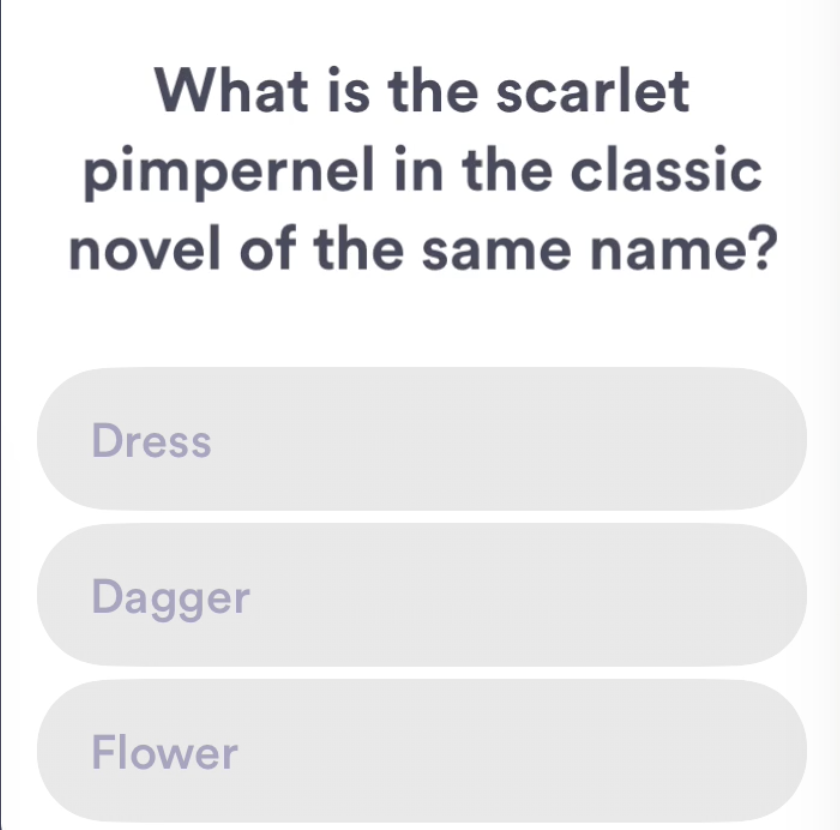

Generate this figure with Python:
import pytesseract
from PIL import Image
from apiclient.discovery import build
import pprint
import json
from unidecode import unidecode
import config
<<<<<<< HEAD
import pyscreenshot
=======
>>>>>>> 94a7141003b1cb665a47145682beb2523b63fe13

class MyPrettyPrinter(pprint.PrettyPrinter):
    def format(self, object, context, maxlevels, level):
        if type(object) is str:
            return (object.encode('utf8'), True, False)
        return pprint.PrettyPrinter.format(self, object, context, maxlevels, level)

def google_search(search_term, api_key, cse_id, **kwargs):
    service = build("customsearch", "v1", developerKey=api)
    res = service.cse().list(q=search_term, cx=cse, **kwargs).execute()
    return res

def google(question, answer):
    data = {}
    data['Total Hits'] = 0
    data['Title'] = 0
    data['Body'] = 0
    data['Title Text'] = []
    data['Body Text'] = ''
    res = google_search(question + answer, api, cse, num=10)
    data['Total Hits'] = res['searchInformation']['totalResults']
    for i, s in enumerate(res['items']):
        data['Title'] += countL(s['title'].lower(), answer.lower())
        data['Body'] += countL(s['snippet'].lower(), answer.lower())
        data['Title Text'].append(unidecode(s['title']))
        if i == 0:
            data['Body Text'] = unidecode(s['snippet'][:min(len(s['snippet'].lower()), 70)]).replace('\n', '')
    return data

def keywithmaxval(d):
     """ a) create a list of the dict's keys and values; 
         b) return the key with the max value"""  
     v=list(d.values())
     k=list(d.keys())
     return k[v.index(max(v))]

def countL(text, words):
    words = [x for x in words.split() if x.lower() not in ('the', 'a')]
    num = 0
    for word in words:
        num += text.count(word)
    return num

<<<<<<< HEAD
screenshot = pyscreenshot.grab(bbox=(844,120,1264,535))
screenshot.save('hq.png')
=======
>>>>>>> 94a7141003b1cb665a47145682beb2523b63fe13
text = pytesseract.image_to_string(Image.open('hq.png'))
print(unidecode(text) + '\n')
answers = unidecode(text[text.index('?')+1:])
question = text.split('?')[0] + '?'
question = unidecode(' '.join(question.split('\n'))).replace("\"", "")
a_list = answers.split('\n')
a_list = [x.replace("\"", "") for x in a_list if x not in ('\n', '', '\'', '\"','  ')]

manual = False
<<<<<<< HEAD
# manual = True
if manual:
    question = 'Which living organism has more teeth?'
    a_list = ['Snail', 'Human Child', 'Snake']

cse = config.cse
api = config.api
=======
#manual = True
if manual:
    question = 'CRISPR is a tool geneticists use to do what?'
    a_list = ['Overcook chicken', 'Edit human genes', 'Store lettuce']

cse = config.cse
api = config.api_personal_2
>>>>>>> 94a7141003b1cb665a47145682beb2523b63fe13

print(question)
print('\n' + str(a_list) + '\n')
"""
#search_results is list of dictionaries
search_results = google_search(question, api, cse, num=10)
results_info = search_results['searchInformation']
print(results_info)
results_list = search_results['items']
results_url = search_results['url']
#print(results_info['totalResults'])
for i, result in enumerate(results_list):
    break;
    print('********************************')
    print(i+1)
    print(result['title'].encode('utf-8'))
    print(result['snippet'].encode('utf-8'))
    #print(result)
    #print(json.dumps(result, indent=2))
    #MyPrettyPrinter().pprint(results_list)
"""
a_score = {}
for answer in a_list:
    print('********************************')
    print(answer)
    a_results = google(question, answer)
    k = list(a_results.keys())[:-2]
    hits = a_results[k[0]]
    title = a_results[k[1]]
    body = a_results[k[2]]
<<<<<<< HEAD
    score = (max(1, int(hits)))/10 + 120*(max(1, (6*int(title))) * (max(1, 4*int(body))))/100
    for key in k:
        print(key + ': ' + str(a_results[key]) + '    ', end="")
    print('\n' + str(a_results['Title Text'][0:2]))
    print(a_results['Body Text'])
    a_score[answer] = score

num = dict(sorted(a_score.items(), key=lambda x: x[1]))
for k, v in num.items():
    print(k, v)

biggest = keywithmaxval(a_score)
print('\n' + biggest)
=======
    score = (max(1, int(hits)))/10 * (3*max(1, (int(title))) * (2*max(1, int(body)))/100)
    for key in k:
        print(key + ': ' + str(a_results[key]))
    print(a_results['Title Text'][0:2])
    print(a_results['Body Text'])
    a_score[answer] = score

for key in a_score:
    print(key + ': ' + str(a_score[key]))
biggest = keywithmaxval(a_score)
for i in range(20):
    print(biggest)
>>>>>>> 94a7141003b1cb665a47145682beb2523b63fe13
